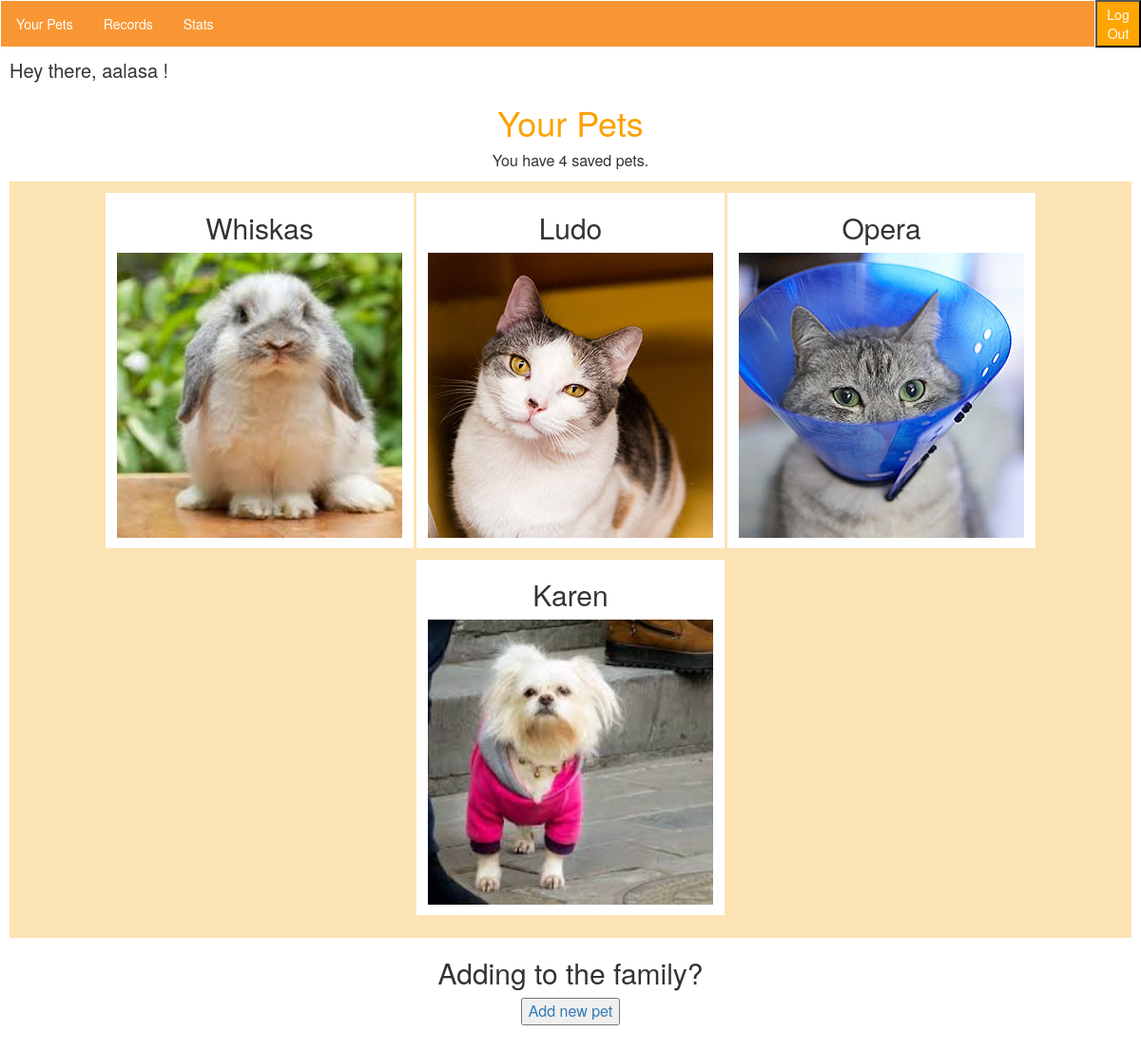
The page /records/pets/ (signed in) on the database as committed earlier.
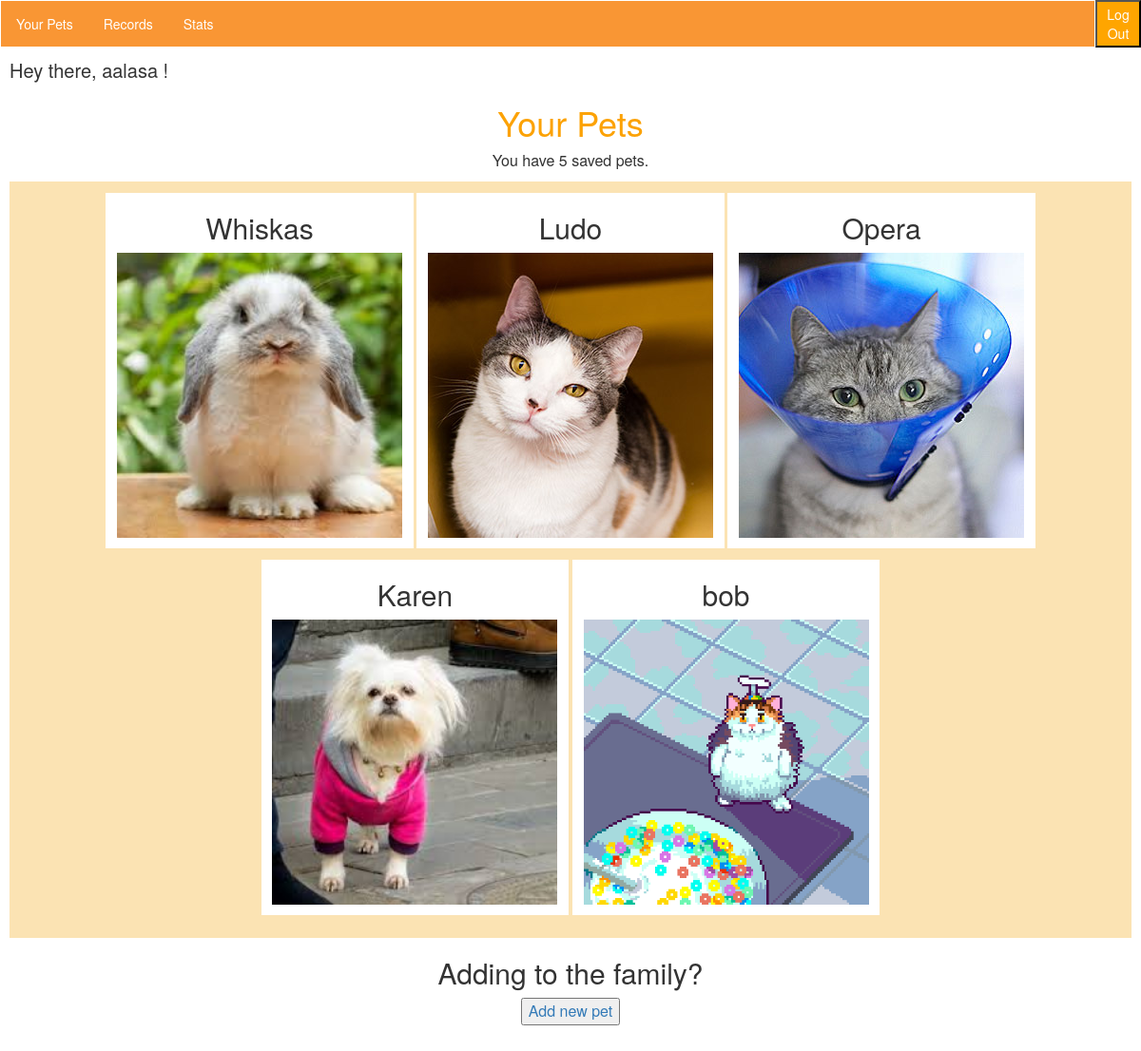
The same page on the database as committed later.
### records/models.py (models this page shows, shortened)
class Pet(models.Model):
    petName = models.CharField(max_length=100, default='My Pet')
    petImage = models.ImageField(default='default.png', blank=True)
    author = models.ForeignKey(User, on_delete=models.CASCADE, default=None)

### records/views.py (the view)
@login_required(login_url="/accounts/login/")
def your_pet(request):
    pets = Pet.objects.filter(author=request.user)
    numberOfPets = len(pets)
    return render(request, 'records/your-pet.html', {'pets': pets, 'number': numberOfPets},)

### records/templates/records/your-pet.html
{% extends 'interior_layout.html' %}
{% block content %}
<h1>Your Pets</h1>
<div style="font-size:medium; margin-left: 0%; background:transparent; text-align:center;">
    <p>You have {{number}} saved pets.</p></div>
<div id="family_wrapper" style="margin: 0; padding:1%; background:#fbe3b3; text-align:center;">
        {% for pet in pets %}
    <div class="individual_pet" style="background:white; margin-bottom:1%; padding-right:1%; padding-bottom:1%; padding-left:1%; width:auto; text-align:center; display:inline-block;" >
        <h2>{{pet.petName}}</h2>
        <img src="{{ pet.petImage.url }}" width="300px"></div>
    {% endfor %}
</div>
<div style="font-size:medium; margin-bottom: 5%; background:transparent; text-align:center;"><h2>Adding to the family?</h2>
    <a href="/records/addpet"><button>Add new pet</button></a></div>
    </div>
{% endblock %}

### templates/interior_layout.html (shortened to what this page needs)
{% load static from staticfiles %}
<html>
    <head>
        <link rel="stylesheet" href="//maxcdn.bootstrapcdn.com/bootstrap/3.2.0/css/bootstrap.min.css">
        <link rel="stylesheet" href="//maxcdn.bootstrapcdn.com/bootstrap/3.2.0/css/bootstrap-theme.min.css">
        <link rel="stylesheet" href="{% static 'style.css' %}">
    </head>
    <body>
        <div class="navbar" style="width:96%; float:left; display:inline;">
            <ul>
                <li><a href="/records/your-pet">Your Pets</a></li>
                                <li><a href="/records">Records</a></li>
                <li><a href="/records/stats">Stats</a></li>
            </ul></div>
<ul class="logout_button" style="height:99px; margin-right:0px; background:orange; color:white; border:0px; position:absolute; display:inline; clear:right; margin-left:0px; margin-top:0px; width:auto;">
                    <form class="logout-link" action="/accounts/logout/" method="POST">
                        <button class="logout_button" style="height:50%; width:auto; background:orange;" type="submit">Log Out</button>
                    </form>
            </ul>
<br >
        <div class="wrapper">
            <p style=" font-size: 20px;">Hey there, {{ request.user }} !</p>
            {% block content %}
            {% endblock %}
    </body>
</html>

### records/static/style.css (style rules this page uses)
body { background: #ffffff; }
h1 { text-align: center; color: #FCA205; }
.navbar { height: 40px; }
ul { list-style-type: none; margin: 0; padding: 0; overflow: hidden; background-color: #f99634; }
li { float: left; }
li a { display: block; color: white; text-align: center; padding: 14px 16px; text-decoration: none; }
* { box-sizing: border-box; }
.wrapper { width:100%; background:white; position:absolute; margin-top:30px; padding:10px; }

Rows that differ between the two databases and show on the page:
added Pet: petName "bob", petImage (placeholder picture)
Other text that changed with them:
{{ number }}: "4" → "5"
